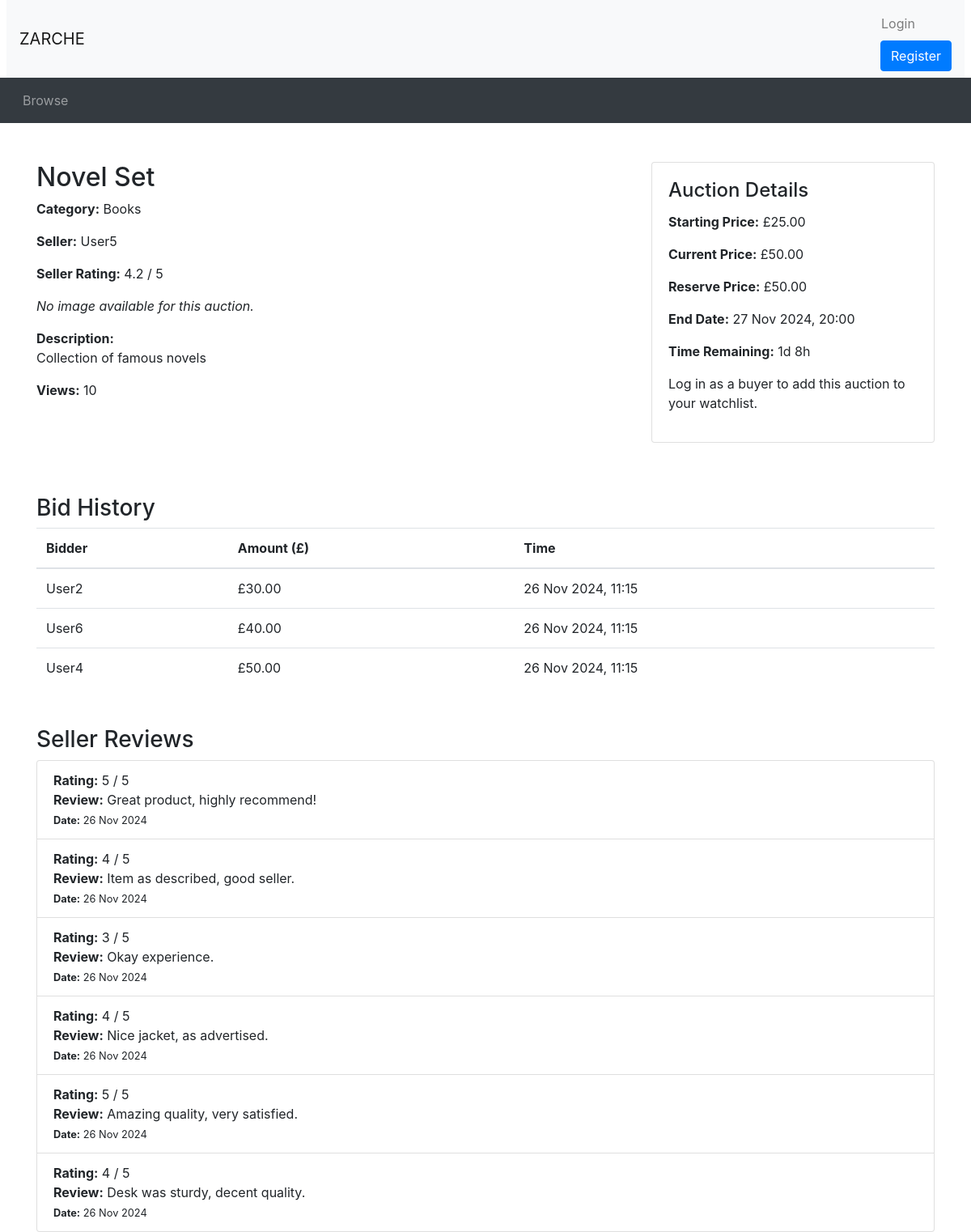
Screenshot of /auction_details.php?auctionID=6 with the database file from the repository.
### tables this page shows
CREATE TABLE `Auction` (
  `AuctionID` INT AUTO_INCREMENT PRIMARY KEY,
  `UserID` INT,
  `ItemName` VARCHAR(255) NOT NULL,
  `Description` VARCHAR(255) NOT NULL,
  `CategoryID` INT,
  `ReservePrice` DECIMAL(10, 2),
  `StartPrice` DECIMAL(10, 2),
  `EndDate` DATETIME,
  `Views` INT DEFAULT 0,
  `Image` VARCHAR(255),
  FOREIGN KEY (`UserID`) REFERENCES `Users`(`UserID`) ON DELETE CASCADE,
  FOREIGN KEY (`CategoryID`) REFERENCES `Category`(`CategoryID`) ON DELETE CASCADE
);

CREATE TABLE `Category` (
  `CategoryID` INT AUTO_INCREMENT PRIMARY KEY,
  `CategoryName` VARCHAR(255) NOT NULL
);

CREATE TABLE `Users` (
  `UserID` INT AUTO_INCREMENT PRIMARY KEY,
  `Username` VARCHAR(255) NOT NULL,
  `Email` VARCHAR(255) NOT NULL,
  `Password` VARCHAR(255) NOT NULL,
  `Role` ENUM('buyer', 'seller', 'admin') NOT NULL,
  `blacklisted` BOOLEAN NOT NULL DEFAULT 0
);

CREATE TABLE `Bid` (
  `BidID` INT AUTO_INCREMENT PRIMARY KEY,
  `AuctionID` INT,
  `UserID` INT,
  `BidAmount` DECIMAL(10, 2),
  `BidTime` TIMESTAMP DEFAULT CURRENT_TIMESTAMP,
  FOREIGN KEY (`AuctionID`) REFERENCES `Auction`(`AuctionID`) ON DELETE CASCADE,
  FOREIGN KEY (`UserID`) REFERENCES `Users`(`UserID`) ON DELETE CASCADE
);

CREATE TABLE `SellerReviews` (
  `ReviewID` INT AUTO_INCREMENT PRIMARY KEY,
  `AuctionID` INT NOT NULL,
  `BuyerID` INT NOT NULL,
  `SellerID` INT NOT NULL,
  `Rating` INT CHECK (`Rating` BETWEEN 1 AND 5),
  `ReviewText` TEXT,
  `ReviewDate` TIMESTAMP DEFAULT CURRENT_TIMESTAMP,
  FOREIGN KEY (`AuctionID`) REFERENCES `Auction`(`AuctionID`) ON DELETE CASCADE,
  FOREIGN KEY (`BuyerID`) REFERENCES `Users`(`UserID`) ON DELETE CASCADE,
  FOREIGN KEY (`SellerID`) REFERENCES `Users`(`UserID`) ON DELETE CASCADE
);

### utilities.php (called while the page is built, shortened)
<?php
function display_time_remaining($interval) {
    if ($interval->days == 0 && $interval->h == 0) {
      $time_remaining = $interval->format('%im %Ss');
    }
    else if ($interval->days == 0) {
      $time_remaining = $interval->format('%hh %im');
    }
    else {
      $time_remaining = $interval->format('%ad %hh');
    }
  return $time_remaining;
}
?>

### auction_details.php (the view, shortened to what this page needs)
<?php
include_once("header.php");
include_once("utilities.php");
$auctionID = $_GET['auctionID'];
$sql = "SELECT a.ItemName, a.Description, a.StartPrice, a.ReservePrice, a.EndDate, a.Image,
               u.UserName AS SellerName, u.UserID AS SellerID, c.CategoryName, a.Views
        FROM Auction a
        JOIN Users u ON a.UserID = u.UserID
        JOIN Category c ON a.CategoryID = c.CategoryID
        WHERE a.AuctionID = ?";
$stmt = $conn->prepare($sql);
$stmt->bind_param("i", $auctionID);
$stmt->execute();
$result = $stmt->get_result();
if ($result->num_rows === 0) {
    echo "<div class='container mt-5'><p>Auction not found.</p></div>";
} else {
    $auction = $result->fetch_assoc();
    $bidQuery = "SELECT BidAmount, UserID FROM Bid WHERE AuctionID = ? ORDER BY BidAmount DESC LIMIT 1";
    $bidStmt = $conn->prepare($bidQuery);
    $bidStmt->bind_param("i", $auctionID);
    $bidStmt->execute();
    $bidResult = $bidStmt->get_result();
    $currentPrice = $auction['StartPrice'];
    if ($bidResult->num_rows > 0) {
        $bidData = $bidResult->fetch_assoc();
        $currentPrice = $bidData['BidAmount'];
    }
    $now = new DateTime();
    $endDate = new DateTime($auction['EndDate']);
    $timeRemaining = $now < $endDate ? $endDate->diff($now) : null;
    $sellerID = $auction['SellerID'];
    $avgRatingQuery = "SELECT AVG(Rating) AS AvgRating FROM SellerReviews WHERE SellerID = ?";
    $avgRatingStmt = $conn->prepare($avgRatingQuery);
    $avgRatingStmt->bind_param("i", $sellerID);
    $avgRatingStmt->execute();
    $avgRatingResult = $avgRatingStmt->get_result();
    $avgRatingData = $avgRatingResult->fetch_assoc();
    $avgRating = $avgRatingData['AvgRating'] ?? 0;
    echo "<div class='container mt-5'>";
    echo "<div class='row'>";
    echo "<div class='col-md-8'>";
    echo "<h2>" . htmlspecialchars($auction['ItemName']) . "</h2>";
    echo "<p><strong>Category:</strong> " . htmlspecialchars($auction['CategoryName']) . "</p>";
    echo "<p><strong>Seller:</strong> " . htmlspecialchars($auction['SellerName']) . "</p>";
    echo "<p><strong>Seller Rating:</strong> " . ($avgRating ? number_format($avgRating, 1) . " / 5" : "No reviews yet") . "</p>";
    if (!empty($auction['Image'])) {
        echo "<img src='" . htmlspecialchars($auction['Image']) . "' alt='Auction Image' class='img-fluid mb-3' />";
    } else {
        echo "<p><em>No image available for this auction.</em></p>";
    }
    echo "<p><strong>Description:</strong><br>" . nl2br(htmlspecialchars($auction['Description'])) . "</p>";
    echo "<p><strong>Views:</strong> " . htmlspecialchars($auction['Views']) . "</p>";
    echo "</div>";
    echo "<div class='col-md-4'>";
    echo "<div class='card mb-3'>";
    echo "<div class='card-body'>";
    echo "<h4 class='card-title'>Auction Details</h4>";
    echo "<p><strong>Starting Price:</strong> £" . number_format($auction['StartPrice'], 2) . "</p>";
    echo "<p><strong>Current Price:</strong> £" . number_format($currentPrice, 2) . "</p>";
    if (!empty($auction['ReservePrice'])) {
        echo "<p><strong>Reserve Price:</strong> £" . number_format($auction['ReservePrice'], 2) . "</p>";
    }
    echo "<p><strong>End Date:</strong> " . htmlspecialchars(date("j M Y, H:i", strtotime($auction['EndDate']))) . "</p>";
    if ($timeRemaining) {
        echo "<p><strong>Time Remaining:</strong> " . display_time_remaining($timeRemaining) . "</p>";
    } else {
        echo "<p class='text-danger'><strong>This auction has ended.</strong></p>";
    }
    if (isset($_SESSION['logged_in']) && $_SESSION['logged_in'] === true && $_SESSION['Role'] === 'buyer') {
        $userID = $_SESSION['UserID'];
        $watchlistQuery = "SELECT * FROM WatchList WHERE AuctionID = ? AND UserID = ?";
        $watchlistStmt = $conn->prepare($watchlistQuery);
        $watchlistStmt->bind_param("ii", $auctionID, $userID);
        $watchlistStmt->execute();
        $watchlistResult = $watchlistStmt->get_result();
        if ($watchlistResult->num_rows > 0) {
            echo "<form method='post' action='remove_from_watchlist.php'>
                    <input type='hidden' name='auctionID' value='$auctionID'>
                    <button type='submit' class='btn btn-secondary btn-block'>Unwatch</button>
                  </form>";
        } else {
            echo "<form method='post' action='add_to_watchlist.php'>
                    <input type='hidden' name='auctionID' value='$auctionID'>
                    <button type='submit' class='btn btn-primary btn-block'>Add to Watchlist</button>
                  </form>";
        }
        $watchlistStmt->close();
    } else {
        echo "<p><a'login.php'>Log in as a buyer</a> to add this auction to your watchlist.</p>";
    }
    echo "</div>";
    echo "</div>";
    echo "</div>";
    echo "</div>";
    echo "<div class='bid-history mt-5'>";
    echo "<h3>Bid History</h3>";
    $historyQuery = "SELECT b.BidAmount, b.BidTime, u.Username AS BidderName
                     FROM Bid b
                     JOIN Users u ON b.UserID = u.UserID
                     WHERE b.AuctionID = ?
                     ORDER BY b.BidTime DESC";
    $historyStmt = $conn->prepare($historyQuery);
    $historyStmt->bind_param("i", $auctionID);
    $historyStmt->execute();
    $historyResult = $historyStmt->get_result();
    if ($historyResult->num_rows > 0) {
        echo "<table class='table'>";
        echo "<thead><tr><th>Bidder</th><th>Amount (£)</th><th>Time</th></tr></thead>";
        echo "<tbody>";
        while ($bidRow = $historyResult->fetch_assoc()) {
            echo "<tr>";
            echo "<td>" . htmlspecialchars($bidRow['BidderName']) . "</td>";
            echo "<td>£" . number_format($bidRow['BidAmount'], 2) . "</td>";
            echo "<td>" . date("j M Y, H:i", strtotime($bidRow['BidTime'])) . "</td>";
            echo "</tr>";
        }
        echo "</tbody></table>";
    } else {
        echo "<p>No bids yet.</p>";
    }
    echo "</div>";
    echo "<div class='seller-reviews mt-5'>";
    echo "<h3>Seller Reviews</h3>";
    $reviewQuery = "SELECT Rating, ReviewText, ReviewDate FROM SellerReviews WHERE SellerID = ? ORDER BY ReviewDate DESC";
    $reviewStmt = $conn->prepare($reviewQuery);
    $reviewStmt->bind_param("i", $sellerID);
    $reviewStmt->execute();
    $reviewResult = $reviewStmt->get_result();
    if ($reviewResult->num_rows > 0) {
        echo "<ul class='list-group'>";
        while ($review = $reviewResult->fetch_assoc()) {
            echo "<li class='list-group-item'>";
            echo "<strong>Rating:</strong> " . $review['Rating'] . " / 5<br>";
            echo "<strong>Review:</strong> " . htmlspecialchars($review['ReviewText']) . "<br>";
            echo "<small><strong>Date:</strong> " . date("j M Y", strtotime($review['ReviewDate'])) . "</small>";
            echo "</li>";
        }
        echo "</ul>";
    } else {
        echo "<p>No reviews for this seller.</p>";
    }
}
echo "</div>";
include_once("footer.php");
?>

### rows the page displays
auction: ItemName "Novel Set", CategoryID.CategoryName "Books", UserID.Username "User5", Description "Collection of famous novels", Views "10", StartPrice "25.00", ReservePrice "50.00", EndDate "27 Nov 2024, 20:00"
bid: BidAmount "50.00", UserID.Username "User4", BidTime "26 Nov 2024, 11:15"
bid: UserID.Username "User2", BidAmount "30.00", BidTime "26 Nov 2024, 11:15"
bid: UserID.Username "User6", BidAmount "40.00", BidTime "26 Nov 2024, 11:15"
sellerreviews: Rating "5", ReviewText "Great product, highly recommend!", ReviewDate "26 Nov 2024"
sellerreviews: Rating "4", ReviewText "Item as described, good seller.", ReviewDate "26 Nov 2024"
sellerreviews: Rating "3", ReviewText "Okay experience.", ReviewDate "26 Nov 2024"
sellerreviews: Rating "4", ReviewText "Nice jacket, as advertised.", ReviewDate "26 Nov 2024"
sellerreviews: Rating "5", ReviewText "Amazing quality, very satisfied.", ReviewDate "26 Nov 2024"
sellerreviews: Rating "4", ReviewText "Desk was sturdy, decent quality.", ReviewDate "26 Nov 2024"

### other values shown
$avgRating "4.2"
